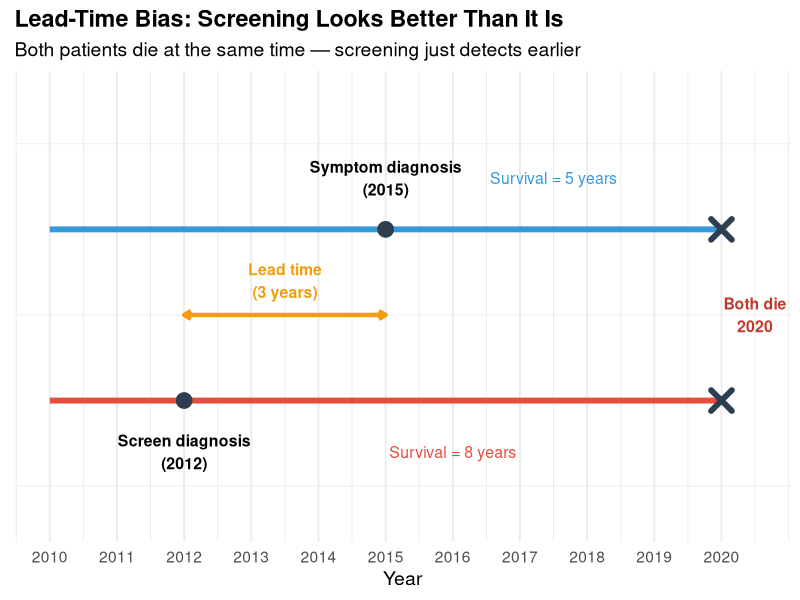
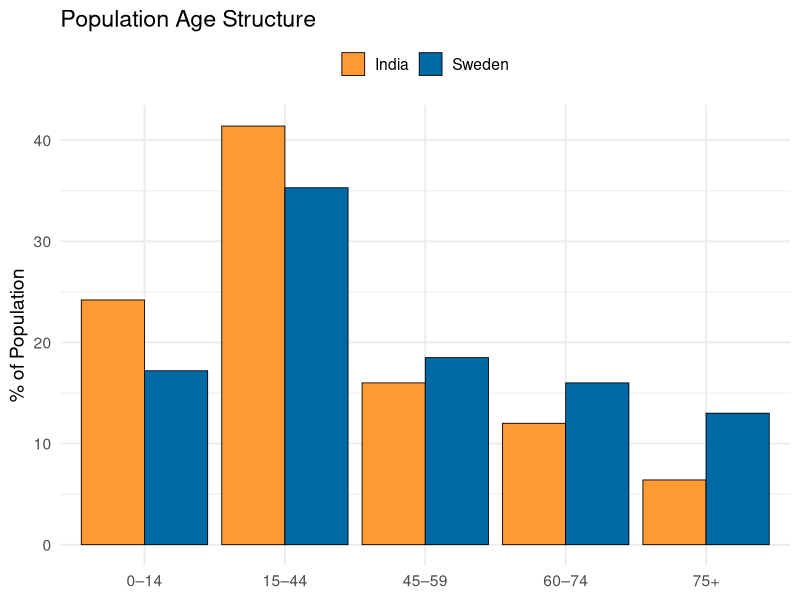
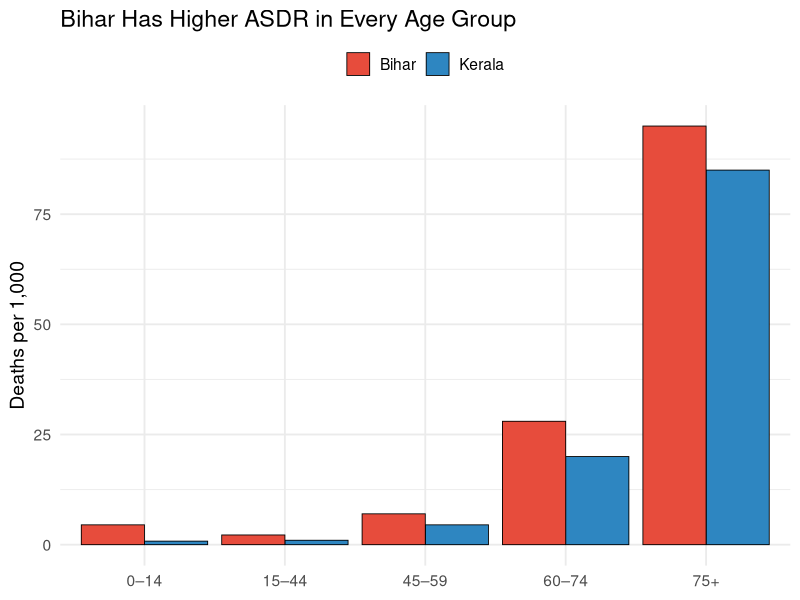

Generate these figures, in order, with R:
## ---- chunk 1
#| label: setup
#| include: false
library(tidyverse)
library(kableExtra)
library(patchwork)
library(scales)
library(DiagrammeR)
set.seed(42)
## ---- chunk 2
#| fig-height: 5
#| fig-width: 5.5
grViz("
digraph wine_confound {
  graph[rankdir = TB, bgcolor = 'transparent', nodesep = 1.2, ranksep = 0.8]
  node [fontname = 'Helvetica', shape = box, style = filled, fontsize = 12, margin = '0.25,0.12']

  C [label = 'SES & Lifestyle\\n(Confounder)', fillcolor = '#E8C07A', fontcolor = '#333']
  E [label = 'Wine\\nConsumption', fillcolor = '#B8D4E3', fontcolor = '#333']
  O [label = 'Heart\\nDisease', fillcolor = '#E89595', fontcolor = '#333']

  C -> E [label = '  causes  ', fontsize = 10, fontcolor = '#555']
  C -> O [label = '  causes  ', fontsize = 10, fontcolor = '#555']
  E -> O [label = '  ??  ', fontsize = 10, fontcolor = '#c0392b', style = dashed]
}
")
## ---- chunk 3
#| fig-height: 4.5
#| fig-width: 5.5
grViz("
digraph cross_sectional {
  graph[rankdir = LR, bgcolor = 'transparent', nodesep = 0.5, ranksep = 0.7]
  node [fontname = 'Helvetica', shape = box, style = filled, fontsize = 10, margin = '0.15,0.08']

  A [label = 'Population\\n(one time point)', fillcolor = '#B8D4E3']
  B [label = 'Exposed', fillcolor = '#E8C07A']
  C [label = 'Non-exposed', fillcolor = '#A8D5A2']
  D [label = 'Outcome +', fillcolor = '#E89595']
  E [label = 'Outcome −', fillcolor = '#D4EAF7']
  F [label = 'Outcome +', fillcolor = '#E89595']
  G [label = 'Outcome −', fillcolor = '#D4EAF7']

  edge [fontsize = 8, fontcolor = '#555']
  A -> B [label = '  classify  ']
  A -> C [label = '  classify  ']
  B -> D [label = '  assess  ']
  B -> E [label = '  assess  ']
  C -> F [label = '  assess  ']
  C -> G [label = '  assess  ']
}
")
## ---- chunk 4
#| fig-height: 4.5
#| fig-width: 5.5
grViz("
digraph case_control {
  graph[rankdir = LR, bgcolor = 'transparent', nodesep = 0.5, ranksep = 0.7]
  node [fontname = 'Helvetica', shape = box, style = filled, fontsize = 10, margin = '0.15,0.08']

  A [label = 'Study\\nBase', fillcolor = '#B8D4E3']
  B [label = 'Cases\\n(Disease +)', fillcolor = '#E89595']
  C [label = 'Controls\\n(Disease −)', fillcolor = '#D4EAF7']
  D [label = 'Exposed', fillcolor = '#E8C07A']
  E [label = 'Not exposed', fillcolor = '#A8D5A2']
  F [label = 'Exposed', fillcolor = '#E8C07A']
  G [label = 'Not exposed', fillcolor = '#A8D5A2']

  edge [fontsize = 8, fontcolor = '#555']
  A -> B [label = '  select  ']
  A -> C [label = '  select  ']
  B -> D [label = '  ascertain  ']
  B -> E [label = '  ascertain  ']
  C -> F [label = '  ascertain  ']
  C -> G [label = '  ascertain  ']
}
")
## ---- chunk 5
#| fig-height: 4.5
#| fig-width: 5.5
grViz("
digraph cohort {
  graph[rankdir = LR, bgcolor = 'transparent', nodesep = 0.5, ranksep = 0.7]
  node [fontname = 'Helvetica', shape = box, style = filled, fontsize = 10, margin = '0.15,0.08']

  A [label = 'Disease-free\\nPopulation', fillcolor = '#B8D4E3']
  B [label = 'Exposed', fillcolor = '#E8C07A']
  C [label = 'Non-exposed', fillcolor = '#A8D5A2']
  D [label = 'Disease +', fillcolor = '#E89595']
  E [label = 'Disease −', fillcolor = '#D4EAF7']
  F [label = 'Disease +', fillcolor = '#E89595']
  G [label = 'Disease −', fillcolor = '#D4EAF7']

  edge [fontsize = 8, fontcolor = '#555']
  A -> B [label = '  ascertain  ']
  A -> C [label = '  ascertain  ']
  B -> D [label = '  follow-up  ']
  B -> E [label = '  follow-up  ']
  C -> F [label = '  follow-up  ']
  C -> G [label = '  follow-up  ']
}
")
## ---- chunk 6
#| fig-height: 4.5
#| fig-width: 5.5
grViz("
digraph rct {
  graph[rankdir = LR, bgcolor = 'transparent', nodesep = 0.5, ranksep = 0.7]
  node [fontname = 'Helvetica', shape = box, style = filled, fontsize = 10, margin = '0.15,0.08']

  A [label = 'Eligible\\nParticipants', fillcolor = '#B8D4E3']
  B [label = 'Treatment', fillcolor = '#E8C07A']
  C [label = 'Control', fillcolor = '#A8D5A2']
  D [label = 'Outcome +', fillcolor = '#E89595']
  E [label = 'Outcome −', fillcolor = '#D4EAF7']
  F [label = 'Outcome +', fillcolor = '#E89595']
  G [label = 'Outcome −', fillcolor = '#D4EAF7']

  edge [fontsize = 8, fontcolor = '#c0392b', fontname = 'Helvetica-Bold']
  A -> B [label = '  randomize  ']
  A -> C [label = '  randomize  ']
  edge [fontsize = 8, fontcolor = '#555', fontname = 'Helvetica']
  B -> D [label = '  follow-up  ']
  B -> E [label = '  follow-up  ']
  C -> F [label = '  follow-up  ']
  C -> G [label = '  follow-up  ']
}
")
## ---- chunk 7
comparison <- tibble(
  Feature = c("Starting point", "Time direction", "Measure", "Can show causation?",
              "Best for rare...", "Time & cost", "Main threat"),
  `Cross-sectional` = c("Population", "Snapshot", "Prevalence, POR", "No", "Neither", "Low", "Temporal ambiguity"),
  `Case-control` = c("Outcome", "Backward", "OR", "Suggests", "**Disease**", "Low", "Recall bias"),
  Cohort = c("Exposure", "Forward", "RR, AR", "Suggests", "**Exposure**", "High", "Loss to follow-up"),
  RCT = c("Random assignment", "Forward", "RR, ARR, NNT", "**Yes**", "N/A", "Very high", "Ethical constraints")
)

kable(comparison, format = "html", escape = FALSE) %>%
  kable_styling(full_width = TRUE, font_size = 15) %>%
  row_spec(0, background = "#2c3e50", color = "white", bold = TRUE) %>%
  column_spec(1, bold = TRUE, width = "16%")
## ---- chunk 8
#| fig-height: 5
#| fig-width: 11

ggplot() +
  geom_segment(aes(x = 2010, xend = 2020, y = 2, yend = 2), linewidth = 2, color = "#3498db") +
  geom_segment(aes(x = 2010, xend = 2020, y = 1, yend = 1), linewidth = 2, color = "#e74c3c") +
  geom_point(aes(x = 2015, y = 2), size = 5, color = "#2c3e50") +
  geom_point(aes(x = 2012, y = 1), size = 5, color = "#2c3e50") +
  geom_point(aes(x = 2020, y = c(1, 2)), size = 5, shape = 4, stroke = 3, color = "#2c3e50") +
  annotate("text", x = 2015, y = 2.3, label = "Symptom diagnosis\n(2015)", fontface = "bold", size = 4) +
  annotate("text", x = 2012, y = 0.7, label = "Screen diagnosis\n(2012)", fontface = "bold", size = 4) +
  annotate("text", x = 2020.5, y = 1.5, label = "Both die\n2020", fontface = "bold", size = 4, color = "#c0392b") +
  annotate("segment", x = 2012, xend = 2015, y = 1.5, yend = 1.5, linewidth = 1.5, color = "#f39c12",
           arrow = arrow(ends = "both", length = unit(0.2, "cm"))) +
  annotate("text", x = 2013.5, y = 1.7, label = "Lead time\n(3 years)", fontface = "bold", size = 4, color = "#f39c12") +
  annotate("text", x = 2017.5, y = 2.3, label = "Survival = 5 years", size = 4, color = "#3498db") +
  annotate("text", x = 2016, y = 0.7, label = "Survival = 8 years", size = 4, color = "#e74c3c") +
  scale_x_continuous(breaks = 2010:2020) +
  ylim(0.3, 2.8) +
  labs(title = "Lead-Time Bias: Screening Looks Better Than It Is",
       subtitle = "Both patients die at the same time — screening just detects earlier",
       x = "Year", y = NULL) +
  theme_minimal(base_size = 14) +
  theme(plot.title = element_text(face = "bold"), axis.text.y = element_blank(), panel.grid.major.y = element_blank())
## ---- chunk 9
#| fig-height: 3.5
#| fig-width: 8
grViz("
digraph confound_generic {
  graph[rankdir = TB, bgcolor = 'transparent', nodesep = 1.0, ranksep = 0.8]
  node [fontname = 'Helvetica', shape = box, style = filled, fontsize = 13, margin = '0.3,0.15']

  C [label = 'CONFOUNDER\\n(C)', fillcolor = '#E8C07A', fontcolor = '#333']
  E [label = 'EXPOSURE\\n(E)', fillcolor = '#B8D4E3', fontcolor = '#333']
  O [label = 'OUTCOME\\n(O)', fillcolor = '#E89595', fontcolor = '#333']

  C -> E [label = '  associated  ', fontsize = 10, fontcolor = '#555']
  C -> O [label = '  causes  ', fontsize = 10, fontcolor = '#555']
  E -> O [label = '  ??  ', fontsize = 10, fontcolor = '#c0392b', style = dashed, penwidth = 2]
}
")
## ---- chunk 10
#| fig-height: 4.5
#| fig-width: 10
grViz("
digraph wine {
  graph[rankdir = TB, bgcolor = 'transparent', nodesep = 1.2, ranksep = 0.8]
  node [fontname = 'Helvetica', shape = box, style = filled, fontsize = 12, margin = '0.3,0.15']

  SES [label = 'Socioeconomic\\nStatus & Lifestyle', fillcolor = '#E8C07A']
  Wine [label = 'Wine\\nConsumption', fillcolor = '#B8D4E3']
  CVD [label = 'Cardiovascular\\nDisease', fillcolor = '#E89595']
  Ex [label = 'Exercise', fillcolor = '#D4EAF7']
  Diet [label = 'Diet Quality', fillcolor = '#D4EAF7']
  Access [label = 'Healthcare\\nAccess', fillcolor = '#D4EAF7']

  SES -> Wine [label = '  ↑income → ↑wine  ', fontsize = 9, fontcolor = '#555']
  SES -> Ex [fontsize = 9]
  SES -> Diet [fontsize = 9]
  SES -> Access [fontsize = 9]
  Ex -> CVD [label = '  protects  ', fontsize = 9, fontcolor = '#27ae60']
  Diet -> CVD [label = '  protects  ', fontsize = 9, fontcolor = '#27ae60']
  Access -> CVD [label = '  protects  ', fontsize = 9, fontcolor = '#27ae60']
  Wine -> CVD [label = '  ??  ', fontsize = 10, fontcolor = '#c0392b', style = dashed, penwidth = 2]
}
")
## ---- chunk 11
grViz("
digraph evidence_pyramid {
  graph[rankdir = TB, bgcolor = 'transparent', nodesep = 0.3, ranksep = 0.4]
  node [fontname = 'Helvetica', shape = box, style = filled, fontsize = 11, margin = '0.2,0.1']

  SR  [label = 'Systematic Reviews\\n& Meta-analyses', fillcolor = '#27ae60', fontcolor = 'white', width = 3]
  RCT [label = 'Randomized Controlled Trials', fillcolor = '#2ecc71', fontcolor = 'white', width = 4]
  COH [label = 'Cohort Studies', fillcolor = '#f1c40f', fontcolor = '#333', width = 5]
  CC  [label = 'Case-Control Studies', fillcolor = '#e67e22', fontcolor = 'white', width = 6]
  CS  [label = 'Cross-Sectional Surveys', fillcolor = '#e74c3c', fontcolor = 'white', width = 7]
  CR  [label = 'Case Reports / Expert Opinion', fillcolor = '#c0392b', fontcolor = 'white', width = 8]

  SR -> RCT [arrowhead = none]
  RCT -> COH [arrowhead = none]
  COH -> CC [arrowhead = none]
  CC -> CS [arrowhead = none]
  CS -> CR [arrowhead = none]
}
")
## ---- chunk 12
#| fig-height: 5
#| fig-width: 5.5
age_df <- tibble(
  age_group = factor(rep(c("0–14", "15–44", "45–59", "60–74", "75+"), 2),
                     levels = c("0–14", "15–44", "45–59", "60–74", "75+")),
  country = rep(c("India", "Sweden"), each = 5),
  pct = c(24.2, 41.4, 16.0, 12.0, 6.4,
          17.2, 35.3, 18.5, 16.0, 13.0)
)
ggplot(age_df, aes(x = age_group, y = pct, fill = country)) +
  geom_col(position = "dodge", color = "black", linewidth = 0.3) +
  scale_fill_manual(values = c("India" = "#FF9933", "Sweden" = "#006AA7")) +
  labs(title = "Population Age Structure", x = NULL, y = "% of Population", fill = NULL) +
  theme_minimal(base_size = 14) +
  theme(legend.position = "top")
## ---- chunk 13
#| fig-height: 5
#| fig-width: 5.5
kb_df <- tibble(
  age_group = factor(rep(c("0–14", "15–44", "45–59", "60–74", "75+"), 2),
                     levels = c("0–14", "15–44", "45–59", "60–74", "75+")),
  state = rep(c("Kerala", "Bihar"), each = 5),
  asdr = c(0.8, 1.0, 4.5, 20.0, 85.0,
           4.5, 2.2, 7.0, 28.0, 95.0)
)
ggplot(kb_df, aes(x = age_group, y = asdr, fill = state)) +
  geom_col(position = "dodge", color = "black", linewidth = 0.3) +
  scale_fill_manual(values = c("Kerala" = "#2E86C1", "Bihar" = "#E74C3C")) +
  labs(title = "Bihar Has Higher ASDR in Every Age Group",
       x = NULL, y = "Deaths per 1,000", fill = NULL) +
  theme_minimal(base_size = 14) +
  theme(legend.position = "top")
